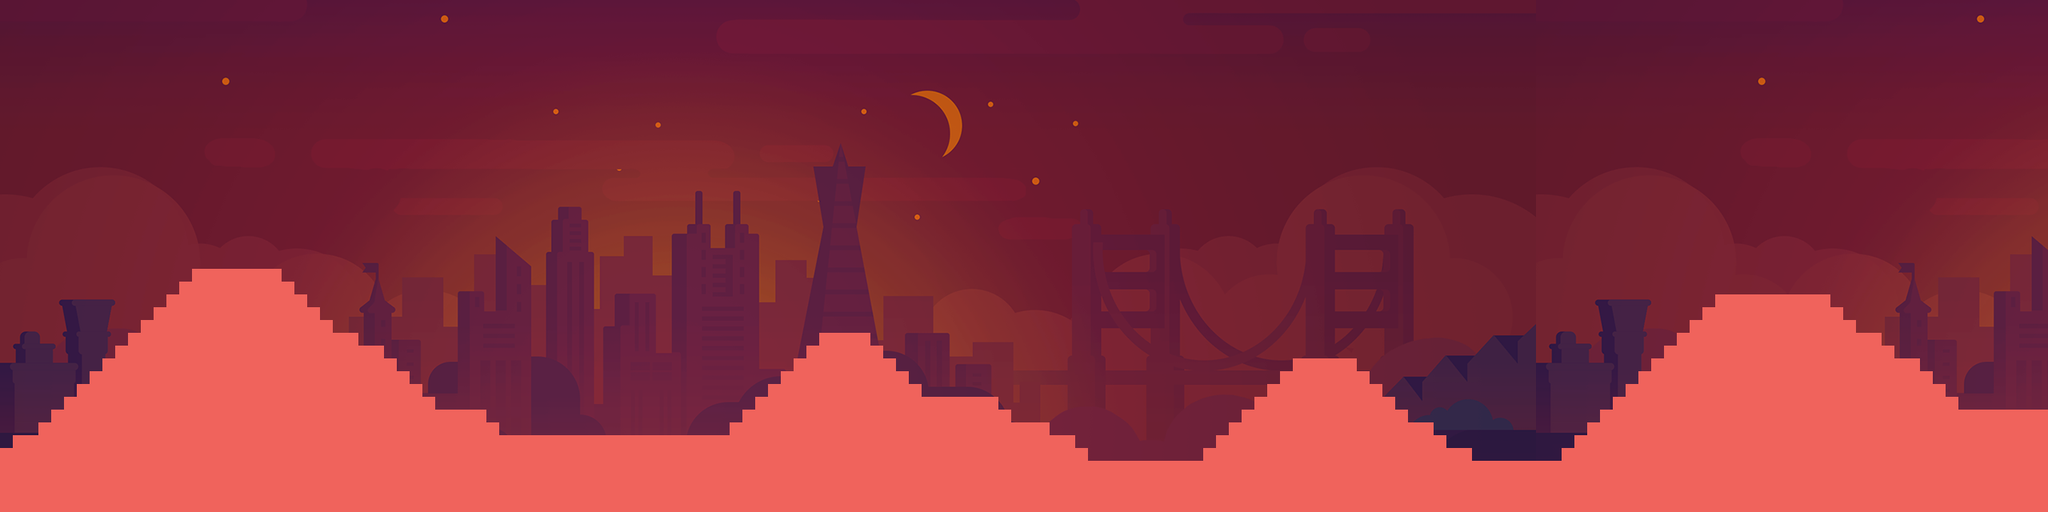

Below is a game level as drawn by its tile map, then a one-line description and the .tmx that defines it (tile-layer data replaced by summaries):
An orthogonal 160x40 tile map with 16x16 px tiles, 2 tile layers (Tile Layer 1, ground), 2 tilesets and 86 objects.

<map version="1.9" tiledversion="1.9.2" orientation="orthogonal" renderorder="right-down" width="160" height="40" tilewidth="16" tileheight="16" infinite="0" nextlayerid="4" nextobjectid="95">
 <tileset firstgid="1" source="back6tiles1.tsx" />
 <tileset firstgid="8041" source="back6tiles2.tsx" />
 <layer id="1" name="Tile Layer 1" width="160" height="40">
  <data>[6400 cells, 6400 non-empty, 4800 distinct tile ids]</data>
 </layer>
 <layer id="2" name="ground" width="160" height="40">
  <data>[6400 cells, 1590 non-empty, 1 distinct tile ids]</data>
 </layer>
 <objectgroup id="3" name="ground">
  <object id="1" x="4" y="564.333" width="9.5" height="8.5" />
  <object id="3" x="24.5" y="549.5" width="15.5" height="8.5" />
  <object id="4" x="53.5" y="533" width="8" height="8" />
  <object id="5" x="68.6667" y="517.667" width="9.5" height="8" />
  <object id="6" x="84.6667" y="500.833" width="9.5" height="9.5" />
  <object id="7" x="100.833" y="484.667" width="9" height="8.5" />
  <object id="8" x="116.333" y="468.833" width="9" height="8" />
  <object id="9" x="134.167" y="452.833" width="8.5" height="7.5" />
  <object id="10" x="149.833" y="438.333" width="8.5" height="6.5" />
  <object id="11" x="164.667" y="421.167" width="9.5" height="7.5" />
  <object id="12" x="180.5" y="405.167" width="9" height="8.5" />
  <object id="13" x="196.5" y="389.667" width="8.5" height="7.5" />
  <object id="14" x="213.667" y="373.5" width="8" height="8" />
  <object id="15" x="230.333" y="357" width="8" height="8.5" />
  <object id="17" x="268.333" y="341.667" width="55.5" height="9" />
  <object id="18" x="353.167" y="357.667" width="9" height="8.5" />
  <object id="19" x="369.333" y="371.5" width="9" height="9.5" />
  <object id="20" x="385.167" y="389.5" width="9" height="7.5" />
  <object id="21" x="401.333" y="405" width="9" height="8.5" />
  <object id="22" x="423.833" y="420.667" width="16" height="7.5" />
  <object id="23" x="455.833" y="436.5" width="17" height="9" />
  <object id="24" x="483" y="453.667" width="8" height="8" />
  <object id="25" x="499.333" y="469" width="8" height="8.5" />
  <object id="26" x="514.667" y="485.167" width="8" height="8.5" />
  <object id="27" x="529.5" y="502.5" width="9.5" height="7" />
  <object id="28" x="559.5" y="518.5" width="30.3333" height="9" />
  <object id="29" x="610" y="533.5" width="8.5" height="8" />
  <object id="30" x="694" y="551.333" width="147.334" height="8.66667" />
  <object id="31" x="916.167" y="533.833" width="9.33333" height="8.33333" />
  <object id="32" x="933.5" y="517.667" width="8.66667" height="8.66667" />
  <object id="33" x="948.833" y="501.5" width="9" height="8.33333" />
  <object id="34" x="964" y="486.167" width="10" height="7.66667" />
  <object id="35" x="980.667" y="469" width="9" height="8.33333" />
  <object id="36" x="996.5" y="452.333" width="9.66667" height="9" />
  <object id="37" x="1013.17" y="437.833" width="8.66667" height="8.33333" />
  <object id="40" x="1039" y="420.833" width="32.3333" height="9" />
  <object id="41" x="1090.17" y="437.667" width="7.33333" height="8.33333" />
  <object id="42" x="1105.5" y="454" width="8.33333" height="8" />
  <object id="43" x="1122.83" y="468.833" width="7" height="8" />
  <object id="44" x="1138.5" y="484.5" width="9" height="8.66667" />
  <object id="45" x="1174.83" y="500.667" width="48.6667" height="9" />
  <object id="46" x="1250" y="518.5" width="7.66667" height="7.33333" />
  <object id="47" x="1271.84" y="532.333" width="28.5" height="9.66667" />
  <object id="48" x="1321.5" y="549.833" width="15.3333" height="8.66667" />
  <object id="49" x="1346.83" y="564.5" width="8.33333" height="8.66667" />
  <object id="50" x="1394.5" y="581.333" width="73.1667" height="10.6667" />
  <object id="51" x="1510" y="565.333" width="9" height="8" />
  <object id="52" x="1526" y="549.5" width="8.33333" height="7.33333" />
  <object id="55" x="1541.17" y="533.333" width="9" height="7.66667" />
  <object id="56" x="1557.83" y="517.167" width="7.33333" height="7.33333" />
  <object id="57" x="1574.33" y="501" width="7.33333" height="7" />
  <object id="58" x="1589" y="485.5" width="8.66667" height="7.33333" />
  <object id="59" x="1606" y="469.166" width="7.66667" height="7" />
  <object id="60" x="1634.33" y="453.167" width="39.3333" height="8" />
  <object id="61" x="1699" y="469.666" width="8.33333" height="7.66667" />
  <object id="62" x="1716.33" y="485" width="7" height="8" />
  <object id="63" x="1730.66" y="500.666" width="8.33333" height="8.33333" />
  <object id="64" x="1746.33" y="516" width="8.33333" height="9" />
  <object id="65" x="1767.67" y="533.333" width="15.6667" height="8.33333" />
  <object id="66" x="1795" y="548.333" width="7.33333" height="8.33333" />
  <object id="67" x="1815.67" y="565.333" width="15.6667" height="8.33333" />
  <object id="68" x="1864" y="580.667" width="62" height="8.66667" />
  <object id="70" x="1957.33" y="565.167" width="8" height="7.5" />
  <object id="71" x="1972.71" y="549.333" width="8.5" height="7.875" />
  <object id="72" x="1988.96" y="532.958" width="8.5" height="8.375" />
  <object id="73" x="2004.05" y="516.417" width="8.5" height="8.125" />
  <object id="74" x="2021.38" y="500.708" width="8.5" height="8.5" />
  <object id="75" x="2037.75" y="485.25" width="8.125" height="8.75" />
  <object id="76" x="2053.21" y="468.667" width="8.125" height="8" />
  <object id="77" x="2068.3" y="453.375" width="8.125" height="8.5" />
  <object id="78" x="2085.63" y="437.875" width="8.125" height="8.125" />
  <object id="79" x="2101.21" y="421.25" width="8.125" height="8.625" />
  <object id="80" x="2117.58" y="403.5" width="7.875" height="8.5" />
  <object id="81" x="2133.08" y="389.5" width="8.125" height="8.375" />
  <object id="82" x="2180" y="373.167" width="71.3333" height="9" />
  <object id="84" x="2291.33" y="389.5" width="7.5" height="8" />
  <object id="85" x="2306.13" y="404.917" width="8.25" height="9.5" />
  <object id="86" x="2328.17" y="421.125" width="16.75" height="8.75" />
  <object id="87" x="2354" y="436.875" width="7.75" height="8.875" />
  <object id="88" x="2375.38" y="452.833" width="17" height="8.375" />
  <object id="89" x="2402.55" y="469.125" width="7.875" height="8.75" />
  <object id="90" x="2417.88" y="486.542" width="8.125" height="8" />
  <object id="91" x="2434.8" y="501.125" width="7.375" height="8.875" />
  <object id="92" x="2473.67" y="518" width="58" height="9.66667" />
  <object id="93" x="6.66667" y="394" width="6" height="136" />
  <object id="94" x="2540" y="390.667" width="10.6667" height="120.667" />
 </objectgroup>
</map>
